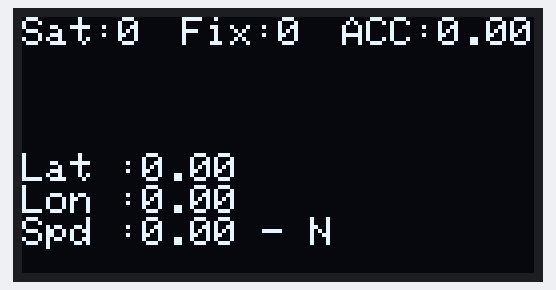
Simulated run of this sketch. Board: ESP8266 (NodeMCU). Shown: 128×64 one-colour display. What the sketch prints to the serial monitor is not drawn.

Above: at 0.9 s.

The sketch:

GPS_esp8266.ino
```cpp
#include <HardwareSerial.h>
#include <Wire.h>
#include <Adafruit_GFX.h>
#include <Adafruit_SSD1306.h>


//Definitions
#define SCREEN_WIDTH 128 // OLED display width, in pixels
#define SCREEN_HEIGHT 64 // OLED display height, in pixels
// Declaration for an SSD1306 display connected to I2C (SDA, SCL pins)
// The pins for I2C are defined by the Wire-library.
#define OLED_RESET     -1 // Reset pin # (or -1 if sharing Arduino reset pin)
#define SCREEN_ADDRESS 0x3C ///< See datasheet for Address; 0x3D for 128x64, 0x3C for 128x32
//#define GPS_TX TX     //GPS serial comms pins
//#define GPS_RX RX

#define I2C_SDA D1    //I2C Pins
#define I2C_SCL D2
#define UTC -7        //Local time correction for display

//setup strings for NMEA blocking, 10HZ refreshrate and NAV-PVT enable
const char UBLOX_INIT[] PROGMEM = {
  // Disable NMEA
  0xB5,0x62,0x06,0x01,0x08,0x00,0xF0,0x00,0x00,0x00,0x00,0x00,0x00,0x01,0x00,0x24, // GxGGA off
  0xB5,0x62,0x06,0x01,0x08,0x00,0xF0,0x01,0x00,0x00,0x00,0x00,0x00,0x01,0x01,0x2B, // GxGLL off
  0xB5,0x62,0x06,0x01,0x08,0x00,0xF0,0x02,0x00,0x00,0x00,0x00,0x00,0x01,0x02,0x32, // GxGSA off
  0xB5,0x62,0x06,0x01,0x08,0x00,0xF0,0x03,0x00,0x00,0x00,0x00,0x00,0x01,0x03,0x39, // GxGSV off
  0xB5,0x62,0x06,0x01,0x08,0x00,0xF0,0x04,0x00,0x00,0x00,0x00,0x00,0x01,0x04,0x40, // GxRMC off
  0xB5,0x62,0x06,0x01,0x08,0x00,0xF0,0x05,0x00,0x00,0x00,0x00,0x00,0x01,0x05,0x47, // GxVTG off

  // Disable UBX
  //0xB5,0x62,0x06,0x01,0x08,0x00,0x01,0x07,0x00,0x00,0x00,0x00,0x00,0x00,0x17,0xDC, //NAV-PVT off
  0xB5,0x62,0x06,0x01,0x08,0x00,0x01,0x02,0x00,0x00,0x00,0x00,0x00,0x00,0x12,0xB9, //NAV-POSLLH off
  0xB5,0x62,0x06,0x01,0x08,0x00,0x01,0x03,0x00,0x00,0x00,0x00,0x00,0x00,0x13,0xC0, //NAV-STATUS off

  // Enable UBX
  0xB5,0x62,0x06,0x01,0x08,0x00,0x01,0x07,0x00,0x01,0x00,0x00,0x00,0x00,0x18,0xE1, //NAV-PVT on
  //0xB5,0x62,0x06,0x01,0x08,0x00,0x01,0x02,0x00,0x01,0x00,0x00,0x00,0x00,0x13,0xBE, //NAV-POSLLH on
  //0xB5,0x62,0x06,0x01,0x08,0x00,0x01,0x03,0x00,0x01,0x00,0x00,0x00,0x00,0x14,0xC5, //NAV-STATUS on

  // Rate
  0xB5,0x62,0x06,0x08,0x06,0x00,0x64,0x00,0x01,0x00,0x01,0x00,0x7A,0x12, //(10Hz)
  //0xB5,0x62,0x06,0x08,0x06,0x00,0xC8,0x00,0x01,0x00,0x01,0x00,0xDE,0x6A, //(5Hz)
  //0xB5,0x62,0x06,0x08,0x06,0x00,0xE8,0x03,0x01,0x00,0x01,0x00,0x01,0x39, //(1Hz)
};
const unsigned char UBX_HEADER[] = { 0xB5, 0x62 };


//HW Setup
HardwareSerial SerialP2 (2);
//TwoWire MyWire = TwoWire(0);

//Adafruit_SSD1306 display(SCREEN_WIDTH, SCREEN_HEIGHT, &MyWire, OLED_RESET);
Adafruit_SSD1306 display(SCREEN_WIDTH, SCREEN_HEIGHT, &Wire, OLED_RESET);


struct NAV_PVT {
  unsigned char cls;
  unsigned char id;
  unsigned short len;
  unsigned long iTOW;          // GPS time of week of the navigation epoch (ms)

  unsigned short year;         // Year (UTC)
  unsigned char month;         // Month, range 1..12 (UTC)
  unsigned char day;           // Day of month, range 1..31 (UTC)
  unsigned char hour;          // Hour of day, range 0..23 (UTC)
  unsigned char minute;        // Minute of hour, range 0..59 (UTC)
  unsigned char second;        // Seconds of minute, range 0..60 (UTC)
  char valid;                  // Validity Flags (see graphic below)
  unsigned long tAcc;          // Time accuracy estimate (UTC) (ns)
  long nano;                   // Fraction of second, range -1e9 .. 1e9 (UTC) (ns)
  unsigned char fixType;       // GNSSfix Type, range 0..5
  char flags;                  // Fix Status Flags
  unsigned char reserved1;     // reserved
  unsigned char numSV;         // Number of satellites used in Nav Solution

  long lon;                    // Longitude (deg)
  long lat;                    // Latitude (deg)
  long height;                 // Height above Ellipsoid (mm)
  long hMSL;                   // Height above mean sea level (mm)
  unsigned long hAcc;          // Horizontal Accuracy Estimate (mm)
  unsigned long vAcc;          // Vertical Accuracy Estimate (mm)

  long velN;                   // NED north velocity (mm/s)
  long velE;                   // NED east velocity (mm/s)
  long velD;                   // NED down velocity (mm/s)
  long gSpeed;                 // Ground Speed (2-D) (mm/s)
  long heading;                // Heading of motion 2-D (deg)
  unsigned long sAcc;          // Speed Accuracy Estimate
  unsigned long headingAcc;    // Heading Accuracy Estimate
  unsigned short pDOP;         // Position dilution of precision
  short reserved2;             // Reserved
  unsigned long reserved3;     // Reserved
  unsigned char dummy[8];      // EXtra for new packet data stuff
};

NAV_PVT pvt;

void calcChecksum(unsigned char* CK) {
  memset(CK, 0, 2);
  for (int i = 0; i < (int)sizeof(NAV_PVT); i++) {
    CK[0] += ((unsigned char*)(&pvt))[i];
    CK[1] += CK[0];
  }
}

bool processGPS() {
  static int fpos = 0;
  static unsigned char checksum[2];
  const int payloadSize = sizeof(NAV_PVT);

  while ( SerialP2.available() ) {
    byte c = SerialP2.read();

    if ( fpos < 2 ) {
      if ( c == UBX_HEADER[fpos] ){
        //Serial.println("UBX Detected");
        fpos++;}
      else
        fpos = 0;
    }
    else {
      if ( (fpos-2) < payloadSize )
        ((unsigned char*)(&pvt))[fpos-2] = c;

      fpos++;

      if ( fpos == (payloadSize+2) ) {
        calcChecksum(checksum);
        //Serial.println("fail 1");
      }
      else if ( fpos == (payloadSize+3) ) {
        if ( c != checksum[0] )
          fpos = 0;
        //Serial.println("fail 2");
      }
      else if ( fpos == (payloadSize+4) ) {
        fpos = 0;
        if ( c == checksum[1] ) {
          return true;
        }
      }
      else if ( fpos > (payloadSize+4) ) {
        fpos = 0;
      }


    }

  }
  return false;
}


//get the cardinal direction
String getCardinalDirection(int degrees) {
  // Normalize the degrees to be within 0-360
  degrees = degrees % 360;
  if (degrees < 0) degrees += 360;

  // Define the cardinal directions
  String cardinalDirections[] = {"N", "NE", "E", "SE", "S", "SW", "W", "NW"};

  // Determine the index for the cardinal direction
  int index = (degrees + 22) / 45; // Adding 22 to handle mid-points
  index = index % 8; // Ensure index is within 0-7

  return cardinalDirections[index];
}


void setup()
{
  //computer serial
  Serial.begin(115200);
  //gps Serial
  SerialP2.begin(115200, SERIAL_8N1, TX, RX);

  //i2C
  //MyWire.setPins(I2C_SDA, I2C_SCL);
  //MyWire.begin();
  Wire.begin(0);

  // Initialize the OLED display
  if(!display.begin(SSD1306_SWITCHCAPVCC, 0x3C)) { // Address 0x3C for 128x64
    Serial.println(F("SSD1306 allocation failed"));
  }

  Serial.println("configuring UBLOX params");

  // send configuration data in UBX protocol

  for(int i = 0; i < sizeof(UBLOX_INIT); i++) {
    SerialP2.write( pgm_read_byte(UBLOX_INIT+i) );

    delay(5); // simulating a 38400baud pace (or less), otherwise commands are not accepted by the device.
  }


  Serial.println("Now recieving : ");

}

void loop() {

  String dateformatted1 , dateformatted2 = "";

  if ( processGPS() ) {
    //pull date into formated string
    dateformatted1 = String(pvt.year) + "/" + String(pvt.month) + "/" + String(pvt.day) + " ";
    dateformatted2 = String(pvt.hour) + ":" + String(pvt.minute) + ":" + String(pvt.second);

    Serial.print("#SV: ");      Serial.print(pvt.numSV);
    Serial.print(" fixType: "); Serial.print(pvt.fixType);
    //Serial.print(" Date:");     Serial.print(pvt.year); Serial.print("/"); Serial.print(pvt.month); Serial.print("/"); Serial.print(pvt.day); Serial.print(" "); Serial.print(pvt.hour); Serial.print(":"); Serial.print(pvt.minute); Serial.print(":"); Serial.print(pvt.second);
    Serial.print(" Date:");    Serial.print(dateformatted1); Serial.print(dateformatted2);
    Serial.print(" lat/lon: "); Serial.print(pvt.lat/10000000.0f); Serial.print(","); Serial.print(pvt.lon/10000000.0f);
    Serial.print(" gSpeed: ");  Serial.print(pvt.gSpeed/1000.0f);
    Serial.print(" heading: "); Serial.print(pvt.heading/100000.0f);
    Serial.print(" hAcc: ");    Serial.print(pvt.hAcc/1000.0f);
    Serial.println();

  }


  //OLED update code


  display.clearDisplay();
  display.setTextSize(1);              // Normal 1:1 pixel scale
  display.setTextColor(SSD1306_WHITE); // Draw white text
  display.setCursor(0,0);              // Start at top-left corner
  display.print(F("Sat:"));
  display.println(pvt.numSV);
  display.setCursor(40,0);
  display.print(F("Fix:"));
  display.println(pvt.fixType);
  display.setCursor(80,0);
  display.print(F("ACC:"));
  if(pvt.hAcc < 100000 ){
    display.print(pvt.hAcc/1000.0f);
  } else
    display.print("N/A");

  //display body
  display.setCursor(0,18);
  display.println(dateformatted1);
  display.println(dateformatted2);
  display.print(F("Lat :"));
  display.println(pvt.lat/10000000.0f);
  display.print(F("Lon :"));
  display.println(pvt.lon/10000000.0f);
  display.print(F("Spd :"));
  display.print(pvt.gSpeed/1000.0f);
  display.print(F(" - "));
  display.println(getCardinalDirection(pvt.numSV));

  //display buffer
  display.display();


  //delay(1000);

}
```
